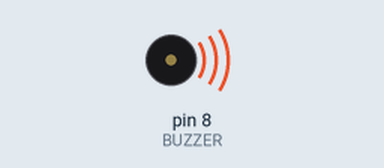
This sketch was run on a simulated Arduino Uno, built with avr-gcc and run on an emulated ATmega328P. Parts: buzzer (waves = sounding).

Above: at 0.1 s.
At 46.8 s:
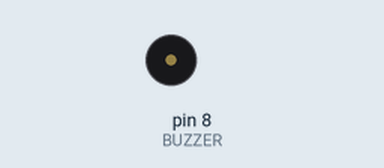
Timing chart, 0 to 48.3 s (numbered marks = the images above):
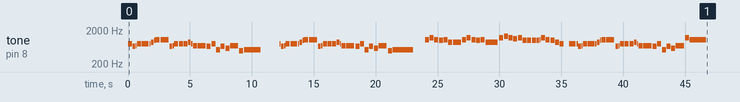

The sketch:

Santa_Claus_Is_Coming_To_Town_one_voice_main.ino
```cpp
// Generado con Partitura → Arduino
// 219 notas/silencios · duración ≈ 46.8 s · 160 BPM
#include <avr/pgmspace.h>
#if !defined(PROGMEM)
  #define PROGMEM
  #define pgm_read_word(p) (*(p))
#endif

#define BUZZER 8
const uint16_t N = 219;

// Frecuencias en Hz (0 = silencio)
const uint16_t melody[] PROGMEM = {
  784, 0, 659, 0, 698, 0, 784, 0, 784, 0, 784, 0,
  880, 0, 988, 0, 1047, 0, 1047, 0, 659, 0, 698, 0,
  784, 0, 784, 0, 784, 0, 880, 0, 784, 0, 698, 0,
  698, 0, 659, 0, 784, 0, 523, 0, 659, 0, 587, 0,
  698, 0, 494, 0, 523, 0, 784, 0, 659, 0, 698, 0,
  784, 0, 784, 0, 784, 0, 880, 0, 988, 0, 1047, 0,
  1047, 0, 659, 0, 698, 0, 784, 0, 784, 0, 784, 0,
  880, 0, 784, 0, 698, 0, 698, 0, 659, 0, 784, 0,
  523, 0, 659, 0, 587, 0, 698, 0, 494, 0, 523, 0,
  1047, 0, 1175, 0, 1047, 0, 988, 0, 1047, 0, 880, 0,
  880, 0, 1047, 0, 1175, 0, 1047, 0, 988, 0, 1047, 0,
  880, 0, 1175, 0, 1319, 0, 1175, 0, 1109, 0, 1175, 0,
  988, 0, 988, 0, 988, 0, 988, 0, 1047, 0, 1175, 0,
  1047, 0, 988, 0, 880, 0, 784, 0, 784, 0, 784, 0,
  659, 0, 698, 0, 784, 0, 784, 0, 784, 0, 880, 0,
  988, 0, 1047, 0, 1047, 0, 659, 0, 698, 0, 784, 0,
  784, 0, 784, 0, 880, 0, 784, 0, 698, 0, 698, 0,
  659, 0, 784, 0, 523, 0, 659, 0, 587, 0, 698, 0,
  1175, 0, 1047
};
// Duraciones en ms
const uint16_t dur[] PROGMEM = {
  359, 16, 234, 16, 109, 16, 359, 16, 609, 16, 109, 16,
  234, 16, 109, 16, 359, 16, 734, 16, 234, 16, 109, 16,
  359, 16, 359, 16, 359, 16, 234, 16, 109, 16, 359, 16,
  734, 16, 359, 16, 359, 16, 359, 16, 359, 16, 359, 16,
  734, 16, 359, 16, 1484, 1391, 109, 16, 234, 16, 109, 16,
  359, 16, 609, 16, 109, 16, 234, 16, 109, 16, 359, 16,
  734, 16, 234, 16, 109, 16, 359, 16, 359, 16, 359, 16,
  234, 16, 109, 16, 359, 16, 734, 16, 359, 16, 359, 16,
  359, 16, 359, 16, 359, 16, 734, 16, 359, 16, 1859, 766,
  359, 16, 359, 16, 359, 16, 359, 16, 359, 16, 359, 16,
  734, 16, 359, 16, 359, 16, 359, 16, 359, 16, 359, 16,
  1109, 16, 359, 16, 359, 16, 359, 16, 359, 16, 359, 16,
  359, 16, 359, 16, 359, 16, 234, 16, 109, 16, 359, 16,
  359, 16, 359, 16, 359, 16, 359, 391, 609, 16, 109, 16,
  234, 16, 109, 16, 359, 16, 609, 16, 109, 16, 234, 16,
  109, 16, 359, 16, 734, 16, 234, 16, 109, 16, 359, 16,
  359, 16, 359, 16, 234, 16, 109, 16, 359, 16, 734, 16,
  359, 16, 359, 16, 359, 16, 359, 16, 359, 16, 734, 16,
  359, 19, 1465
};

void playSong() {
  for (uint16_t i = 0; i < N; i++) {
    uint16_t f = pgm_read_word(&melody[i]);
    uint16_t d = pgm_read_word(&dur[i]);
    if (f) tone(BUZZER, f, (uint32_t)d * 90 / 100);
    delay(d);
    noTone(BUZZER);
  }
}

void setup() {
  pinMode(BUZZER, OUTPUT);
  playSong();
}

void loop() {
}
```
